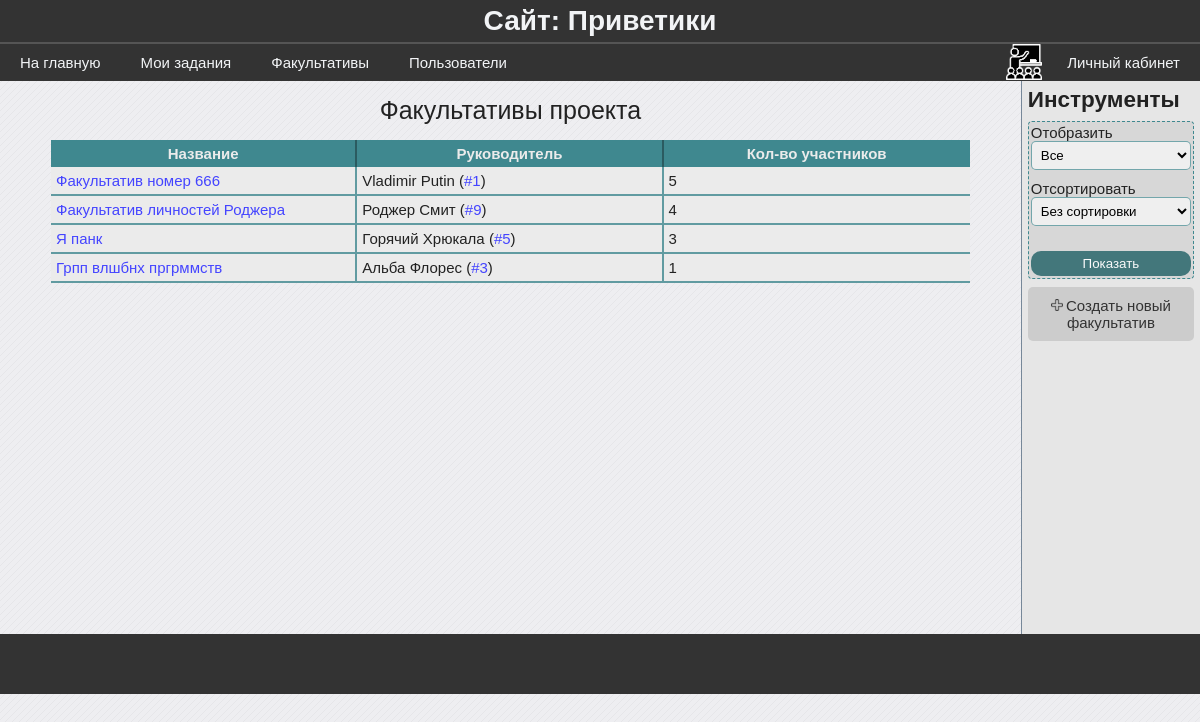
Before: /groups (signed in) with the older database file.
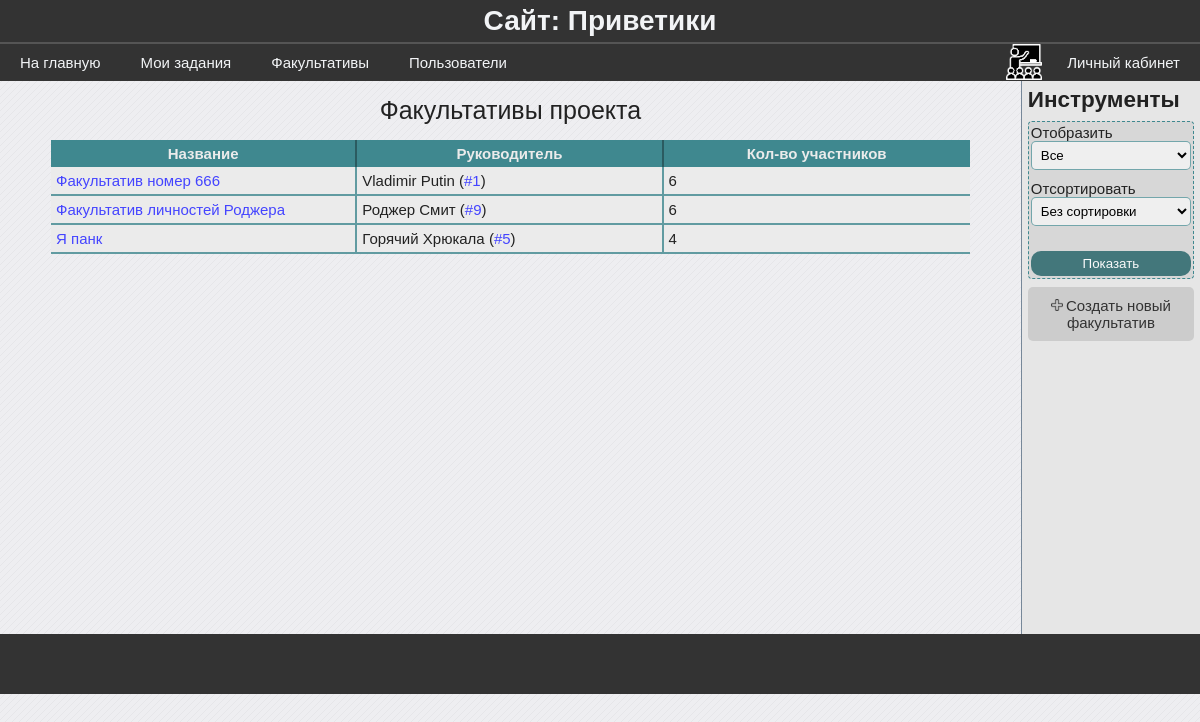
After: the same page with the newer database file.
### data/model_groups.py (models this page shows)
class Group(SqlAlchemyBase, SerializerMixin):
    __tablename__ = 'groups'
    id = sqlalchemy.Column(sqlalchemy.Integer,
                           primary_key=True,
                           autoincrement=True)
    name = sqlalchemy.Column(sqlalchemy.String)
    leader_id = sqlalchemy.Column(sqlalchemy.Integer,
                                  sqlalchemy.ForeignKey('users.id'))
    info = sqlalchemy.Column(sqlalchemy.String)
    users_num = sqlalchemy.Column(sqlalchemy.Integer, default=0)
    tasks = sqlalchemy.orm.relation("Task",
                                    secondary="groups_to_tasks",
                                    backref="groups")
    @hybrid_property
    def leader(self):
        session = create_session()
        leader = session.query(User).get(self.leader_id)
        return leader

### data/model_users.py (models this page shows, shortened)
class User(SqlAlchemyBase, UserMixin, SerializerMixin):
    __tablename__ = 'users'
    id = sqlalchemy.Column(sqlalchemy.Integer,
                           primary_key=True, autoincrement=True)
    surname = sqlalchemy.Column(sqlalchemy.String)
    name = sqlalchemy.Column(sqlalchemy.String)
    age = sqlalchemy.Column(sqlalchemy.Integer)
    email = sqlalchemy.Column(sqlalchemy.String)
    type = sqlalchemy.Column(sqlalchemy.Integer)
    last_time_in = sqlalchemy.Column(sqlalchemy.String,
                                     default=time.ctime)
    hashed_password = sqlalchemy.Column(sqlalchemy.String)
    groups = sqlalchemy.orm.relation("Group",
                                     secondary="users_to_groups",
                                     backref="users")

### blueprints/groups.py (the view)
@blueprint.route('/groups', methods=["GET", "POST"])
def groups():
    session = db_session.create_session()
    form = FormFilterGroups()
    if form.validate_on_submit():
        if form.filter_by.data == 2:
            groups = session.query(Group).all()
        else:
            groups = current_user.groups
        if form.sort_by.data == 2:
            groups.sort(key=lambda x: x.name)
        elif form.sort_by.data == 1:
            groups.sort(key=lambda x: -x.users_num)
        return render_template('groups.html', groups=groups, bool_userbox=True, form=form)
    else:
        groups = session.query(Group).all()
        return render_template('groups.html', groups=groups, bool_userbox=True, form=form)

### forms/form_filter_groups.py
class FormFilterGroups(FlaskForm):
    filter_by = SelectField('Отобразить', choices=[(2, 'Все'), (1, 'Мои факультативы')], coerce=int)
    sort_by = SelectField('Отсортировать', choices=[(3, 'Без сортировки'), (2, 'По алфавиту'), (1, 'По колличеству участников')], coerce=int)
    submit = SubmitField('Показать')

### blueprints/user_authenticate.py (called while the page is built)
@login_manager.user_loader
def user_load(user_id):
    session = db_session.create_session()
    return session.query(User).get(user_id)

### data/db_session.py (called while the page is built)
def create_session() -> Session:
    global __factory
    return __factory()

### templates/groups.html (shortened to what this page needs)
{% extends "base.html" %}
{% block content %}
    <table class="average-table">
        <caption>Факультативы проекта</caption>
        <thead>
            <th>Название</th>
            <th>Руководитель</th>
            <th>Кол-во участников</th>
        </thead>
        <tbody>
            {% for group in groups %}
                <tr>
                    <td><a href="/group/{{ group.id }}">{{ group.name }}</a></td>
                    <td>{{ group.leader.name }} {{ group.leader.surname }} (<a href="/user/{{ group.leader_id }}">#{{ group.leader_id }}</a>)</td>
                    <td>{{ group.users_num }}</td>
                </tr>
            {% endfor %}
        </tbody>
    </table>
{% endblock %}
{% if bool_userbox %}
{% block userbox %}
    <h2>Инструменты</h2>
    {% from 'macros/render_field.html' import render_field %}
    <form method="POST" class="mini-form" novalidate>
        {% if current_user.is_authenticated %}
        {{ render_field(form.filter_by, class="form-field") }}
        {% endif %}
        {{ render_field(form.sort_by, class="form-field") }}
        <section>
            {{ form.submit(class='blue-btn submit') }}
        </section>
    </form>
    {% if current_user.is_authenticated and current_user.type <= 2 %}
    <a href="/add_group" class='btn'>
        <img src="/static/images/add_icon1.png" alt="">Создать новый факультатив</a>
    {% endif %}
{% endblock %}
{% endif %}

Changed rows visible on the page:
removed Group: name "Грпп влшбнх пргрммств", leader.name "Альба", leader.surname "Флорес", leader_id "3", users_num "1"
changed Group "Факультатив номер 666": users_num "5" → "6"
changed Group "Факультатив личностей Роджера": users_num "4" → "6"
changed Group "Я панк": users_num "3" → "4"
